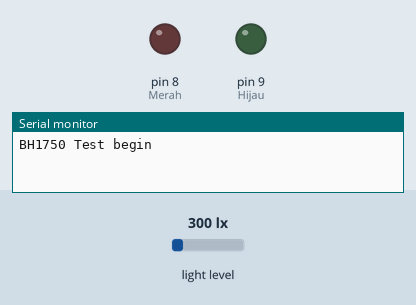
Recording of a sketch running on a simulated Arduino Uno, built with avr-gcc and run on an emulated ATmega328P. On the bench: output pins drawn as LEDs (lit = HIGH), the last lines printed to the serial monitor. The test bench sets the inputs (shaded band); at power-on: light level 300 lx.

Above: at 0.1 s.
At 1.2 s:
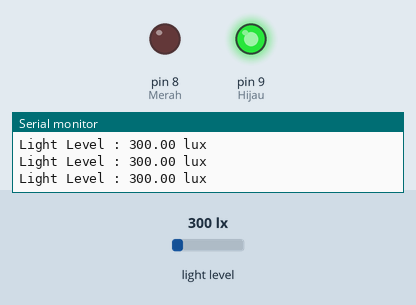
1.3 s: light level set to 40 lx
4.3 s: light level set to 500 lx
Timing chart, 0 to 7.3 s (numbered marks = the images above; inputs shaded):
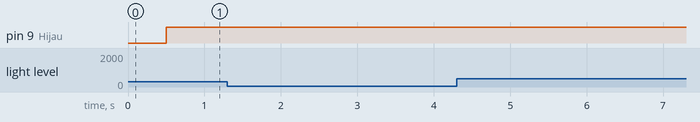

The sketch:

2_bh1750.ino
```cpp
#include <BH1750.h>
#include <Wire.h>

BH1750 lightMeter;

unsigned long previousMillis = 0;
const unsigned long interval = 500;

void setup() {
  Serial.begin(9600);
  lightMeter.begin();
  Serial.println(F("BH1750 Test begin"));
  pinMode(8, OUTPUT);//Merah
  pinMode(9, OUTPUT);//Hijau

}

void loop() {
  float lux = lightMeter.readLightLevel();
  unsigned long currentMillis = millis();
  if(currentMillis-previousMillis > interval){
     if(lux != 0xFFFF){
      digitalWrite(9, HIGH);
      digitalWrite(8, LOW);
      Serial.print("Light Level : ");
      Serial.print(lux);
      Serial.println(" lux");
      Serial.println("");
    }
    else{
      digitalWrite(8, HIGH);
      digitalWrite(9, LOW);
      Serial.println("ERROR COK");
    }
  }
}
```
